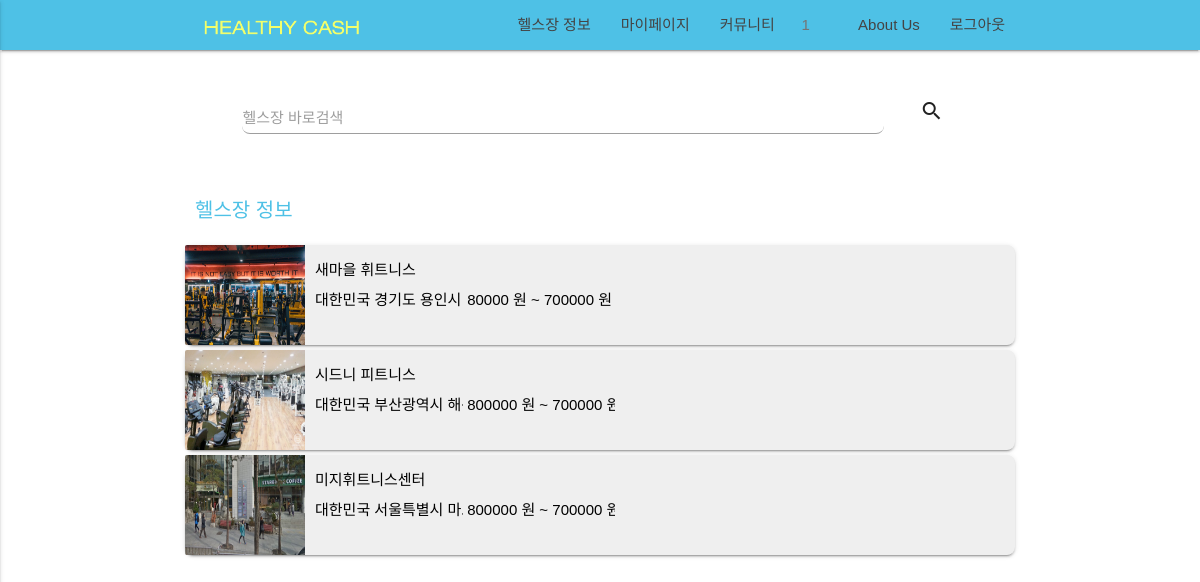
The app's page /healthclub/list_notad/ (signed in) with its own data.
### profiles/models.py (models this page shows, shortened)
class GroupInvite(models.Model):
    inviter          = models.ForeignKey(User, related_name = 'inviter')
    new_member       = models.ForeignKey(User, related_name = 'new_member')
    group            = models.ForeignKey(Group, related_name = 'group', null=True)
    confirmed        = models.BooleanField(default = False)

### healthclub/models.py (models this page shows, shortened)
class HealthClub(models.Model):
    initiated = models.BooleanField(default=False)
    name      = models.CharField(max_length = 120)
    address   = models.CharField(max_length = 200)
    master    = models.ForeignKey(User, related_name='is_health_master')
    geometry  = models.CharField(max_length = 200, blank=True)
    photo     = models.ImageField(blank=True)
    qrcode    = models.ImageField(blank=True)
    member    = models.IntegerField(default = 0)
    price1    = models.IntegerField(blank = True, default= 0)
    price2    = models.IntegerField(blank = True, default= 0)
    price3    = models.IntegerField(blank = True, default= 0)
    price6    = models.IntegerField(blank = True, default= 0)
    price12   = models.IntegerField(blank = True, default= 0)
    detail   = models.CharField(max_length = 1000, blank = True)
    timestamp = models.DateTimeField(auto_now=True)
    updated = models.DateTimeField(auto_now_add=True)

### healthclub/views.py (the view)
class HealthClubListNotAdView(ListView):
    template_name = "healthclub/healthclub_list_notad.html"
    def get_queryset(self):
        search = self.request.GET.get('search')
        if search:
            print(search)
            search = search.split("(")[0]
            return HealthClub.objects.filter(Q(initiated=True) & Q(name__icontains=search) | Q(address__icontains=search) | Q(detail__icontains=search)).order_by('updated')
        return HealthClub.objects.filter(initiated=True).order_by('updated')
    def get_context_data(self, *args, **kwargs):
        context = super(HealthClubListNotAdView, self).get_context_data(**kwargs)
        healthclubs = HealthClub.objects.filter(initiated=True)
        hkeywords = set()
        keywords = set()
        for healthclub in healthclubs:
            address_short = healthclub.address
            if len(healthclub.address) >= 12:
                address_short = healthclub.address[0:12] + ".."
            temp = healthclub.name + "(" + address_short + ")"
            hkeywords.add(temp)
            addresses = healthclub.address.split(' ')
            for address in addresses:
                keywords.add(address)
            context['keywords'] = keywords
            context['healthclubs'] = hkeywords
        return context

### healthclub/templates/healthclub/healthclub_list_notad.html (shortened to what this page needs)
{% extends "base.html"  %}
{% load staticfiles %}
{%block content%}
<div class="container" style="margin-top:30px">
    <div class="row" style="margin-bottom:0px">
      <form method="GET" action="/healthclub/list/" id="search">
          <div class="row">
            <div class="col s1 m1 l1"></div>
            <div class="input-field col s9 m9 l9">
              <input type="text" name="search" id="autocomplete-input" class="autocomplete">
              <label for="autocomplete-input">헬스장 바로검색</label>
            </div>
            <div class="col s1 m1 l1" style="font-size:40px;height:40px;text-align:center;">
                <i class="material-icons prefix" onclick="submitFunc()">search</i>
            </div>
            <div class="col s3 m3 l3"></div>
          </div>
      </form>
    </div>
    <p class="header" style=" margin-left:15px;font-size:20px;color:#4EC1E6;"> 헬스장 정보</p>
    {% if object_list.all  %}
    {% for obj in object_list reversed%}
    <div class="col s12 m12">
      <a href="{% url 'healthclub:detail' pk=obj.id %}">
      <div class="card horizontal" style="height:100px;margin:5px;border-radius:8px; background-color:#efefef;">
        <div class="card-image">
            {% if obj.photo %}
            <img  src="{{obj.photo.url}}" style="height:100px">
            {%else%}
            <img  src="{% static 'images/default_image.jpg' %}" style="height:100px">
            {% endif %}
        </div>
        <div class="card-stacked">
          <div class="card-content" style="height:100px">
              <p>{{obj.name}}</p>
              <p style="display: inline-block; width: 148px; white-space: nowrap; overflow: hidden; ">{{obj.address}}</p>
              <p style="display: inline-block; width: 148px; white-space: nowrap; overflow: hidden; ">{{obj.price1}} 원 ~ {{obj.price12}} 원</p>
          </div>
        </div>
      </div>
      </a>
    </div>
    {% endfor %}
    {% else  %}
    <p style="text-align:center">검색 결과가 없습니다. 다시 검색해 주세요</p>
    {% endif  %}
</div>
{%endblock content%}

### templates/base.html (shortened to what this page needs)
{% load staticfiles %}
<!DOCTYPE html>
<html lang="en">
<head>
  <link href="{% static 'css/materialize.css' %}" type="text/css" rel="stylesheet" media="screen,projection"/>
  <link href="{% static 'css/style.css' %}" type="text/css" rel="stylesheet" media="screen,projection"/>
</head>
<body>
  <div class="navbar-fixed">
    <nav style="background-color : #4EC1E6;">
    <div class="nav-wrapper container">
      <a href="/healthclub/list" class="brand-logo"><img src="{% static 'images/healthycash_string_logo.png'%}" style="height:35px;margin-top:10px;margin-left:8px;" ></a>
      <ul class="right hide-on-med-and-down">
        {% if request.user.is_anonymous %}
        <li><a href="/login">로그인</a></li>
        <li><a href="/register">회원 가입</a></li>
        <li><a href="/healthclub/list_notad">헬스장 정보</a></li>
        <li><a href="/aboutus/">About Us</a></li>
        {% elif request.user.profile.is_health_master %}
        <li><a href="/healthclub/mypage">지점 현황</a></li>
        <li><a href="/healthclub/create">지점 정보 설정</a></li>
        <li><a href="/healthclub/list_notad">헬스장 정보</a></li>
        <li><a href="/logout">로그아웃</a></li>
        {% else %}
        <li><a href="/healthclub/list_notad">헬스장 정보</a></li>
        <li><a href="/profiles/mypage">마이페이지</a></li>
        <li>
          <a href="/profiles/group">커뮤니티
            {% if request.user.new_member.all  %}
            <span class="badge">{{request.user.new_member.all|length}}</span>
            {% endif  %}
          </a>
        </li>
        <li><a href="/aboutus/">About Us</a></li>
        <li><a href="/logout">로그아웃</a></li>
        {% endif %}
      </ul>
    </div>
  </nav>
  </div>
    {% block content %}{% endblock %}
</body>
</html>

### static/css/style.css (style rules this page uses)
nav ul a, nav .brand-logo { color: #444; }
p { line-height: 2rem; }

### records on screen
HealthClub: photo (picture), name "새마을 휘트니스", address "대한민국 경기도 용인시…", price1 "80000", price12 "700000"
HealthClub: photo (picture), name "시드니 피트니스", address "대한민국 부산광역시…", price1 "800000", price12 "700000"
HealthClub: photo (picture), name "미지휘트니스센터", address "대한민국 서울특별시…", price1 "800000", price12 "700000"

### other values on screen
{{ request.user.new_member.all|length }} "1"
